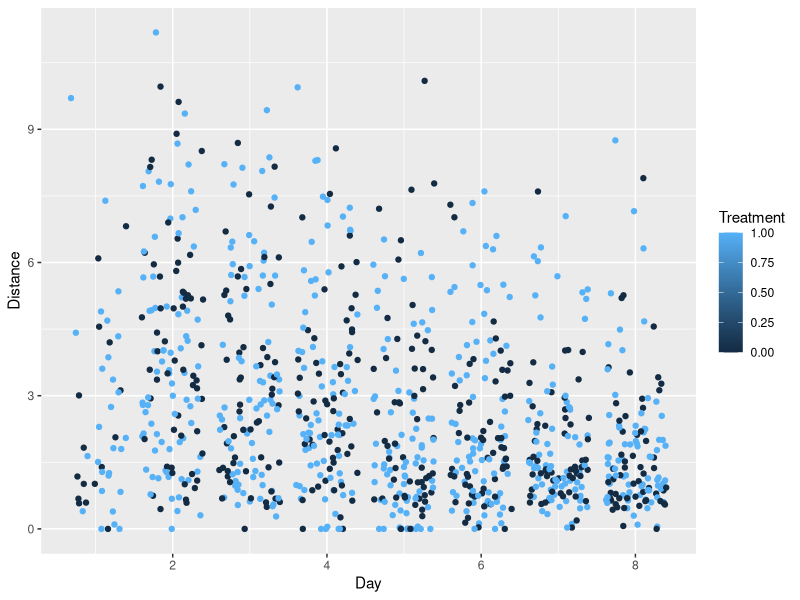
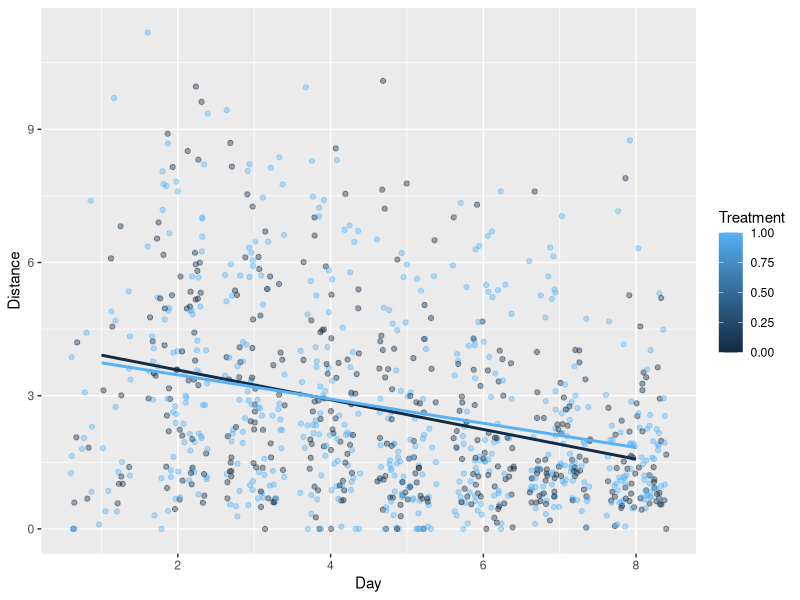
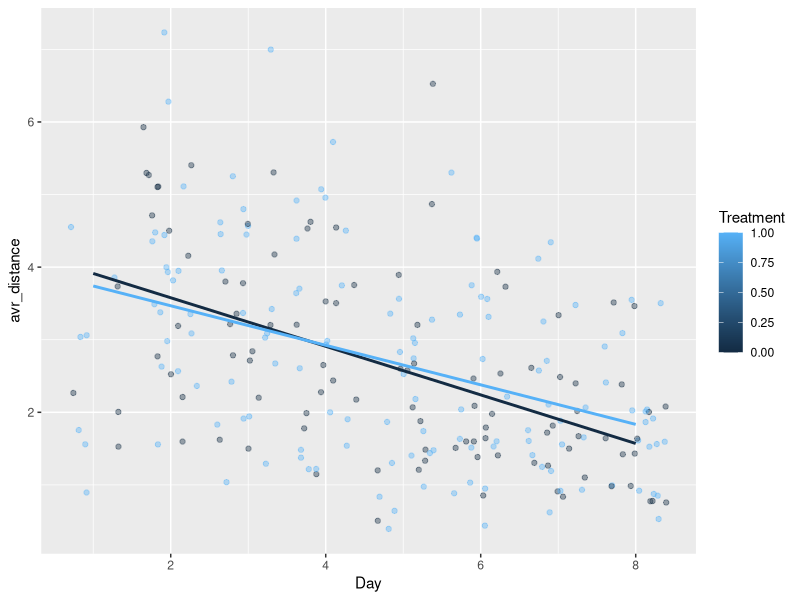

Write the R code that produced these figures, in order. (Note: this script raises an error after producing the figures.)
## ---- chunk 1
library(dplyr)
library(ggplot2)
library(broom)
setwd("~/GitHub/single_platform_wram")

wram_raw <- read.csv("one_platform_wram_raw.csv", header = TRUE)
wram_raw <- tbl_df(wram_raw)

wram_raw2 <- wram_raw %>%
  group_by(Animal, Treatment, Day) %>%
  mutate(avr_distance = mean(Distance)) %>%
  mutate(avr_latency = mean(Duration))
## ---- chunk 2
wram_raw %>%
  ggplot(aes(x = Day, y = Distance, group = Treatment, colour = Treatment)) + geom_jitter()

## ---- chunk 3
lm2 <- lm(Distance ~ Day + Treatment + Sex + Day:Treatment, data = wram_raw)
summary(lm2)
## ---- chunk 4
wram_raw %>%
  ggplot(aes(x = Day, y = Distance, group = Treatment, colour = Treatment)) + geom_jitter(alpha = 0.4) + geom_smooth(method = "lm", se = FALSE, size = 1)
## ---- chunk 5
wram_raw2 %>%
  distinct(Animal, avr_distance) %>%
  ggplot(aes(x = Day, y = avr_distance, group = Treatment, colour = Treatment)) + geom_jitter(alpha = 0.4) + geom_smooth(method = "lm", se = FALSE, size = 1)
## ---- chunk 6
wram_raw3 <- wram_raw2 %>%
  distinct(Animal, avr_distance)
## ---- chunk 7
lm4 <- lm(avr_distance ~ Day + Treatment + Sex + Day:Treatment, data = wram_raw3)

summary(lm4)
## ---- chunk 8
wram_raw %>%
  ggplot(aes(x = Day, y = Duration, group = Treatment, colour = Treatment)) + geom_jitter()

## ---- chunk 9
lm3 <- lm(Duration ~ Day + Treatment + Sex + Day:Treatment, data = wram_raw)
summary(lm3)
## ---- chunk 10
wram_raw %>%
  ggplot(aes(x = Day, y = Duration, group = Treatment, colour = Treatment)) + geom_jitter(alpha = 0.4) + geom_smooth(method = "lm", se = FALSE, size = 1)
## ---- chunk 11
wram_raw2 %>%
  distinct(Animal, avr_latency) %>%
  ggplot(aes(x = Day, y = avr_latency, group = Treatment, colour = Treatment)) + geom_jitter(alpha = 0.4) + geom_smooth(method = "lm", se = FALSE, size = 1)
## ---- chunk 12
wram_raw4 <- wram_raw2 %>%
  distinct(Animal, avr_latency)
## ---- chunk 13
lm5 <- lm(avr_latency ~ Day + Treatment + Sex + Day:Treatment, data = wram_raw4)

summary(lm5)
